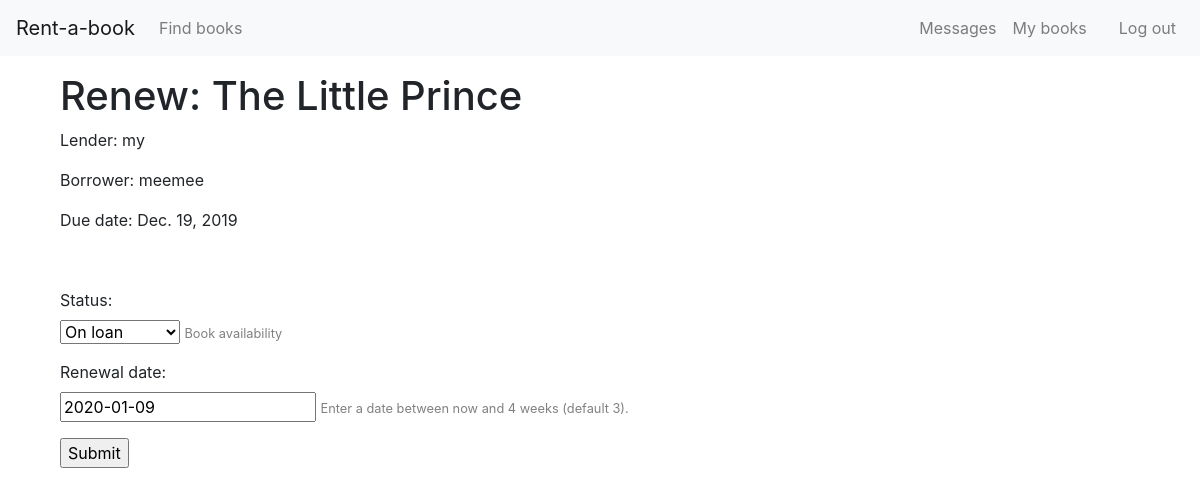
The page /book/4/edit/ (signed in) on the database as committed earlier.
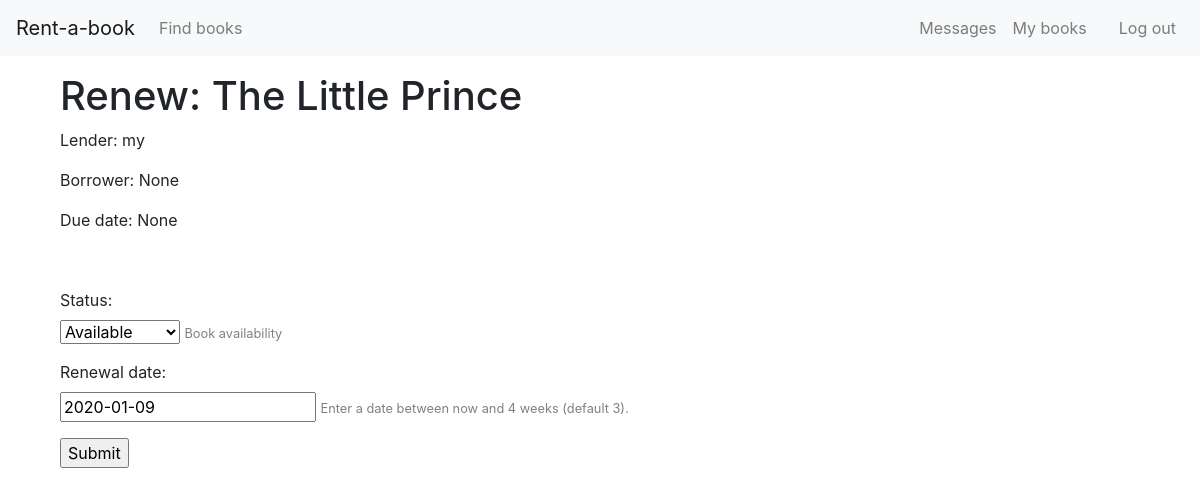
The same page on the database as committed later.
### rentabook/models.py (models this page shows, shortened)
class BookInstance(models.Model):
    created_by = models.ForeignKey(User, on_delete=models.SET_NULL, null=True, related_name="owner")
    borrower = models.ForeignKey(User, on_delete=models.SET_NULL, null=True, blank=True, related_name="borrower")
    cover = models.ImageField(upload_to='images/', blank=True)
    def cover_tag(self):
        if self.cover:
            return mark_safe('<img src="%s" style="width: 45px; height: 60px;" />' % self.cover.url)
        else:
            return 'No Cover Found'
    cover_tag.short_description = 'Cover'
    title = models.CharField(max_length=255, help_text='Enter book title')
    author = models.CharField(max_length=255, help_text='Enter book author')
    genre = models.ManyToManyField(Genre, help_text='Select a genre for this book')
    summary = models.TextField(
        blank=True,
        max_length=1000,
        help_text='Enter a brief description of the book')
    condition_choices = [
        ('1', 'Like New'),
        ('2', 'Good'),
        ('3', 'Fair'),
    ]
    condition = models.CharField(
        choices=condition_choices,
        max_length=1,
        blank=False,
        default='p')
    price_choices = [(i, i) for i in range (10, 60, 10)]
    price = models.IntegerField(choices=price_choices, default=10)
    due_back = models.DateField(null=True, blank=True)
    LOAN_STATUS = (
        ('o', 'On loan'),
        ('a', 'Available'),
        ('m', 'Maintenance'),
    )
    status = models.CharField(
        max_length=1,
        choices=LOAN_STATUS,
        blank=True,
        default='a',
        help_text='Book availability',
    )
    class Meta:
        ordering = ['due_back']
    def display_genre(self):
        """Create a string for the Genre. This is required to display genre in Admin."""
        return ', '.join(genre.name for genre in self.genre.all()[:3])
    display_genre.short_description = 'Genre'
    @property
    def is_overdue(self):
        if self.due_back and date.today() > self.due_back:
            return True
        return False

### rentabook/views.py (the view)
# urls.py: path('book/<int:pk>/edit/', views.edit_book, name='edit-book'),
def edit_book(request, pk):
    book_instance = get_object_or_404(BookInstance, pk=pk)
    if request.method == 'POST':
        form = EditBookForm(request.POST)
        if form.is_valid():
            book_instance.status = form.cleaned_data['status']
            if form.cleaned_data['status'] == 'a':
                book_instance.due_back = None
                book_instance.borrower = None
            else:
                book_instance.due_back = form.cleaned_data['due_back']
            book_instance.save()
            return HttpResponseRedirect(reverse('my-books') )
    else:
        proposed_renewal_date = datetime.date.today() + datetime.timedelta(weeks=3)
        current_status = book_instance.status
        form = EditBookForm(initial={'due_back': proposed_renewal_date,'status': current_status})
    context = {
        'form': form,
        'book_instance': book_instance,
    }
    return render(request, 'rentabook/edit_book.html', context)

### rentabook/forms.py (shortened to what this page needs)
class EditBookForm(ModelForm):
    class Meta:
        model = BookInstance
        fields = ['borrower', 'status', 'due_back']
        labels = {'due_back': _('Renewal date')}
        help_texts = {'due_back': _('Enter a date between now and 4 weeks (default 3).')}

### rentabook/templates/rentabook/edit_book.html (shortened to what this page needs)
{% extends "base_generic.html" %}
{% block main %}
{% if user.get_username == book_instance.created_by|stringformat:"s" %}
    <h1>Renew: {{ book_instance.title }}</h1>
    <p>Lender: {{ book_instance.created_by }}</p>
    <p>Borrower: {{ book_instance.borrower }}</p>
    <p {% if book_instance.is_overdue %} class="text-danger" {% endif %}>Due date: {{ book_instance.due_back }}</p>
    <form action="" method="post">
        {% for field in form %}
        <p>
            {{ field.label_tag }}<br>
            {{ field }}
            {% if field.help_text %}
                <small style="color: grey">{{ field.help_text }}</small>
            {% endif %}
        </p>
    {% endfor %}
        <input type="submit" value="Submit">
    </form>
{% else %}
    <p>You do not have permissions to edit this book</p>
{% endif %}
{% endblock %}

Rows that differ between the two databases and show on the page:
changed BookInstance "The Little Prince": borrower "meemee" → "None"; due_back "Dec. 19, 2019" → "None"
Other text that changed with them:
form field status: "On loan" → "Available"
